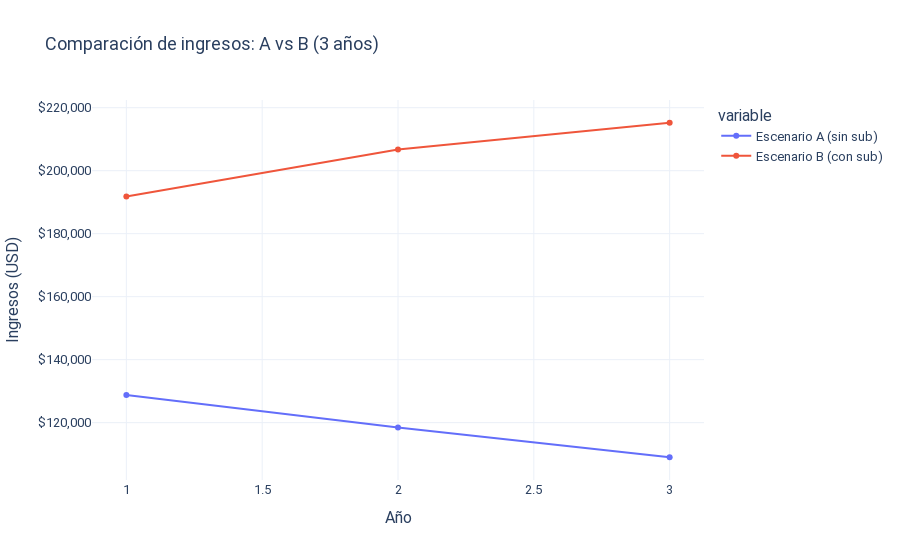

Write notebook code for a chart like this one.
### Markdown cell above
# Financial Projections

<img src="../../reports/figures/logo_cmsr92.png" alt="CMSR92" height="60" style="display:block;margin:auto;">

**Proyecciones financieras profesionales para toma de decisiones.**

> Visualizaciones y cuadros de insights usan colores neutros y profesionales, manteniendo el logo CMSR92 solo en la cabecera.

### Code cell
import pandas as pd
import plotly.express as px

# Supuestos (editables):
base_revenue_year0 = 140000  # aproximado sin suscripción
decline_rate = 0.08  # 8% anual por streaming
subs_years = [350, 490, 590]  # adopción B año 1-3
price = 180
variable_cost_per_customer = 80

# Escenario A (sin suscripción):
rev_A = [base_revenue_year0 * ((1 - decline_rate) ** i) for i in range(1,4)]

# Escenario B (con suscripción):
rev_B_subs = [n * price for n in subs_years]
var_costs_B = [n * variable_cost_per_customer for n in subs_years]
contrib_B = [r - c for r, c in zip(rev_B_subs, var_costs_B)]
# Agregar status-quo deteriorándose (opcional):
rev_B_total = [a + b for a, b in zip(rev_A, rev_B_subs)]

# Tabla resumen
df = pd.DataFrame({
    'Año': [1,2,3],
    'Escenario A (sin sub)': rev_A,
    'Escenario B (con sub)': rev_B_total,
    'Revenue suscripción': rev_B_subs,
    'Margen contribución sub': contrib_B,
})

fig = px.line(
    df,
    x='Año',
    y=['Escenario A (sin sub)', 'Escenario B (con sub)'],
    markers=True,
    title='Comparación de ingresos: A vs B (3 años)'
)
fig.update_layout(template='plotly_white', font=dict(family='Segoe UI, Roboto, Arial', size=13))
fig.update_yaxes(title_text='Ingresos (USD)', tickformat='$,.0f')
fig.show()
df

### Figure 1 — Plotly figure (JSON) as saved in the notebook; plotly's stock layout.template omitted (floating-point values rounded to 4 significant figures)
{"data": [{"hovertemplate": "variable=Escenario A (sin sub)<br>Año=%{x}<br>value=%{y}<extra></extra>", "legendgroup": "Escenario A (sin sub)", "line": {"color": "#636efa", "dash": "solid"}, "marker": {"symbol": "circle"}, "mode": "lines+markers", "name": "Escenario A (sin sub)", "orientation": "v", "showlegend": true, "type": "scatter", "x": [1, 2, 3], "xaxis": "x", "y": [128800.0, 118500.0, 109000.0], "yaxis": "y"}, {"hovertemplate": "variable=Escenario B (con sub)<br>Año=%{x}<br>value=%{y}<extra></extra>", "legendgroup": "Escenario B (con sub)", "line": {"color": "#EF553B", "dash": "solid"}, "marker": {"symbol": "circle"}, "mode": "lines+markers", "name": "Escenario B (con sub)", "orientation": "v", "showlegend": true, "type": "scatter", "x": [1, 2, 3], "xaxis": "x", "y": [191800.0, 206700.0, 215200.0], "yaxis": "y"}], "layout": {"font": {"family": "Segoe UI, Roboto, Arial", "size": 13}, "legend": {"title": {"text": "variable"}, "tracegroupgap": 0}, "title": {"text": "Comparación de ingresos: A vs B (3 años)"}, "xaxis": {"anchor": "y", "domain": [0.0, 1.0], "title": {"text": "Año"}}, "yaxis": {"anchor": "x", "domain": [0.0, 1.0], "tickformat": "$,.0f", "title": {"text": "Ingresos (USD)"}}}}
